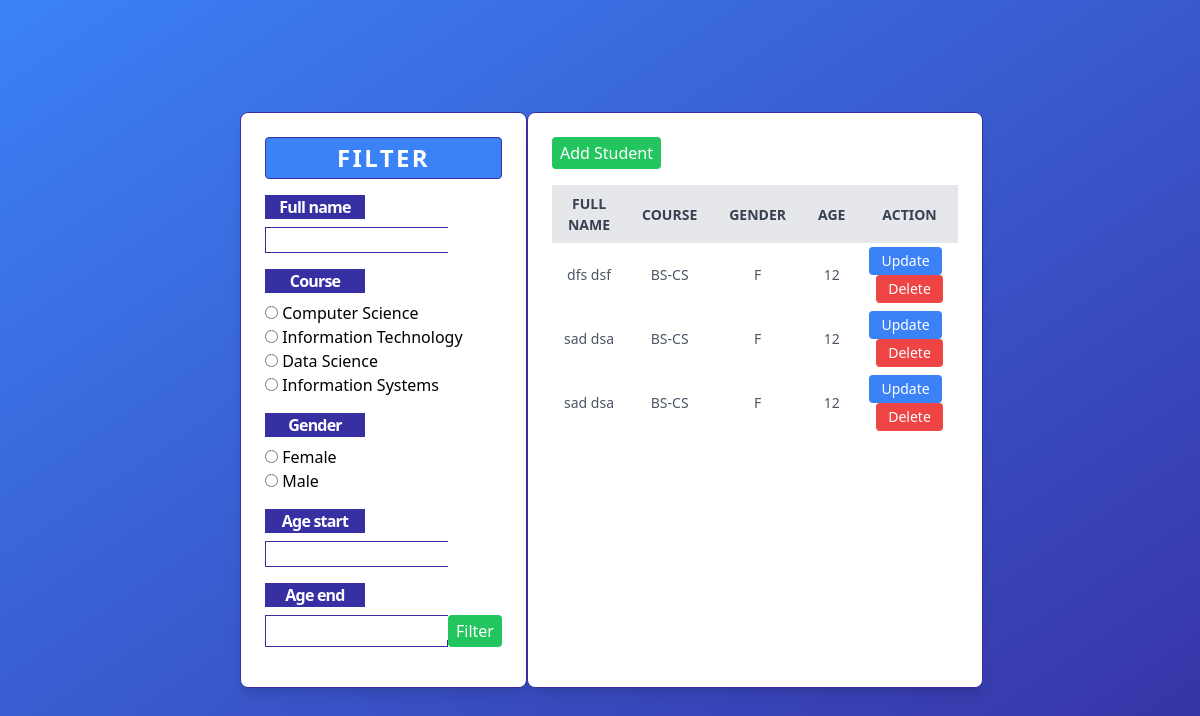
Before: / with the older database file.
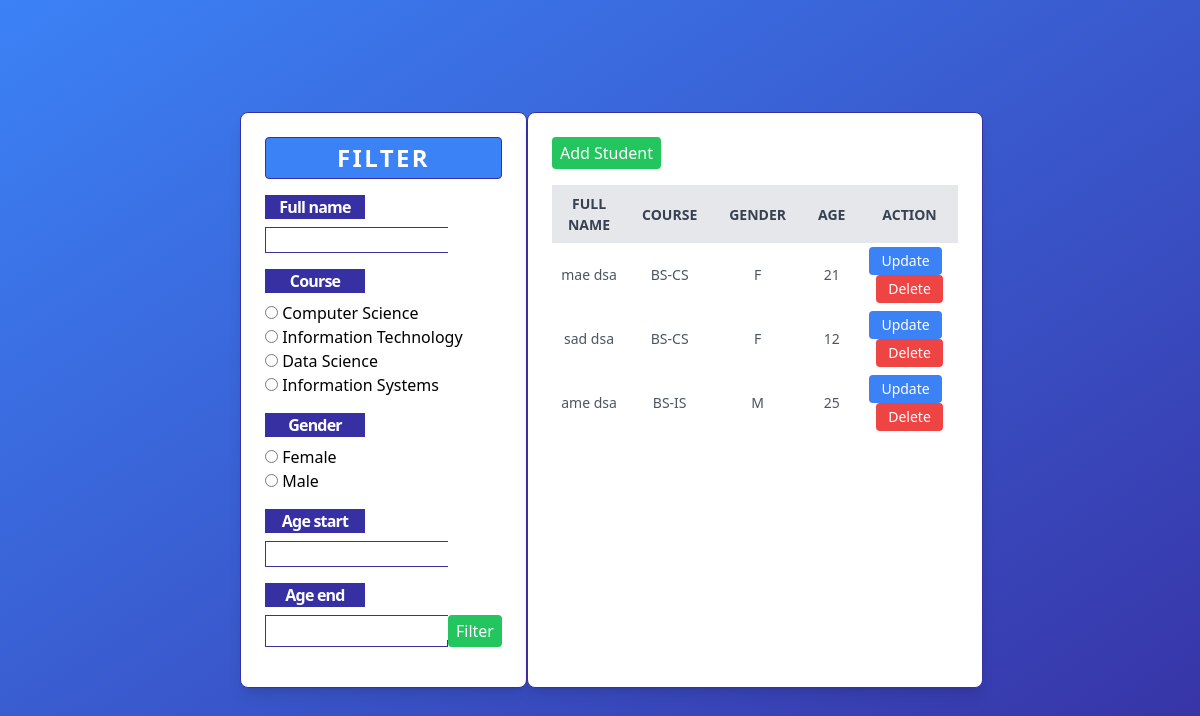
After: the same page with the newer database file.
### students/models.py (models this page shows)
class Student(models.Model):
    first_name = models.CharField(max_length=255)
    last_name = models.CharField(max_length=255)
    course = models.CharField(max_length=4)
    gender = models.CharField(max_length=1)
    age = models.IntegerField()

### students/views.py (the view, shortened to what this page needs)
# urls.py: path('', views.filter_table, name="index"),
def filter_table(request):
    students = Student.objects.all()
    filter_form = FilterStudents()
    context = {}
    context = {'students': students, 'filter_form': filter_form}
    return render(request, 'student_table.html', context)

### students/forms.py
class FilterStudents(forms.Form):
    full_name = forms.CharField(required=False)
    course = forms.ChoiceField(choices=COURSES, widget=forms.RadioSelect, required=False)
    gender = forms.ChoiceField(choices=GENDER, widget=forms.RadioSelect, required=False)
    age_start = forms.IntegerField(required=False, min_value=1)
    age_end = forms.IntegerField(required=False, min_value=1)

### students/templates/student_table.html (shortened to what this page needs)
<!DOCTYPE html>
<html lang="en">
<head>
    <script src="https://cdn.tailwindcss.com"></script>
</head>
<body class="bg-gradient-to-br from-blue-500 to-indigo-800 h-screen flex items-center justify-center">
    <div class="mx-auto flex w-3/5">
        <div class="bg-white rounded-lg shadow-lg p-6  border border-indigo-800 max-h  " style="flex: 1;">
            <h2 class="text-2xl font-bold mb-4 text-white bg-blue-500 text-center py-1 px-2 rounded tracking-widest border border-indigo-800">FILTER</h2>
            <form action="{% url 'filter' %}" method="POST">
                <div class="mb-4">
                    <label for="{{ filter_form.full_name.id_for_label }}" class="block text-white font-semibold mb-2 bg-indigo-800 text-center tracking-tighter" style="width: 100px;">
                        {{ filter_form.full_name.label }}
                    </label>
                    <div class="form-input w-[183px] border border-indigo-800 mb-4">
                        {{ filter_form.full_name }}
                    </div>
                    <div class="mb-4">
                        <label for="{{ filter_form.course.id_for_label }}" class="block text-white font-semibold mb-2 bg-indigo-800 text-center tracking-tighter" style="width: 100px;">
                            {{ filter_form.course.label }}
                        </label>
                        <div class="form-input">
                            {{ filter_form.course }}
                        </div>
                    </div>
                    <div class="mb-4">
                        <label for="{{ filter_form.gender.id_for_label }}" class="block text-white font-semibold mb-2 bg-indigo-800 text-center tracking-tighter" style="width: 100px;">
                            {{ filter_form.gender.label }}
                        </label>
                        <div class="">
                            {{ filter_form.gender }}
                        </div>
                    </div>
                    <div class="mb-4">
                        <label for="{{ filter_form.age_start.id_for_label }}" class="block text-white font-semibold mb-2 bg-indigo-800 text-center tracking-tighter" style="width: 100px;">
                            {{ filter_form.age_start.label }}
                        </label>
                        <div class="form-input w-[183px] border border-indigo-800">
                            {{ filter_form.age_start }}
                        </div>
                    </div>
                    <div class="mb-4">
                        <label for="{{ filter_form.age_end.id_for_label }}" class="block text-white font-semibold mb-2 bg-indigo-800 text-center tracking-tighter" style="width: 100px;">
                            {{ filter_form.age_end.label }}
                        </label>
                        <div class="flex flex-row justify-between">
                            <div class="form-input w-[183px] border border-indigo-800">
                                {{ filter_form.age_end }}
                            </div>
                            <a href=""><button class="bg-green-500 text-white py-1 px-2 rounded hover:bg-green-600">Filter</button></a>
                        </div>
                    </div>
                </div>
            </form>
        </div>
        <div class="bg-white rounded-lg shadow-lg p-6 border border-indigo-800" style="flex: 2;">
            <div class="mb-4">
                <a href="{% url 'add' %}"><button class="bg-green-500 text-white py-1 px-2 rounded hover:bg-green-600">Add Student</button></a>
            </div>
            <table id="dataTable" class="min-w-full">
                <thead>
                    <tr class="bg-gray-200 text-gray-700 uppercase text-sm leading-normal">
                        <th class="py-2 px-4 text-center">Full Name</th>
                        <th class="py-2 px-4 text-center">Course</th>
                        <th class="py-2 px-4 text-center">Gender</th>
                        <th class="py-2 px-4 text-center">Age</th>
                        <th class="py-2 px-4 text-center">Action</th>
                    </tr>
                </thead>
                {% for x in students %}
                <tbody id="tableBody" class="text-gray-600 text-sm font-light">
                    <tr>
                        <td class="py-1 px-2 text-center">{{x.first_name}} {{x.last_name}}</td>
                        <td class="py-1 px-2 text-center">{{x.course}}</td>
                        <td class="py-1 px-2 text-center">{{x.gender}}</td>
                        <td class="py-1 px-2 text-center">{{x.age}}</td>
                        <td class="py-1 px-2 text-center">
                            <a href="{% url 'update' x.id %}"><button class="bg-blue-500 text-white py-1 px-3 rounded mr-2 hover:bg-blue-600">Update</button></a>
                           <button onclick="deleteStudent({{ x.id }})" id="delete_button" class="bg-red-500 text-white py-1 px-3 rounded hover:bg-red-600">Delete</button>
                        </td>
                    </tr>
                </tbody>
                {% endfor %}
            </table>
        </div>
    </div>
</body>
</html>

Changed rows visible on the page:
removed Student: first_name "dfs", last_name "dsf", course "BS-CS", gender "F", age "12"
changed Student: first_name "sad" → "mae"; age "12" → "21"
added Student: first_name "ame", last_name "dsa", course "BS-IS", gender "M", age "25"
